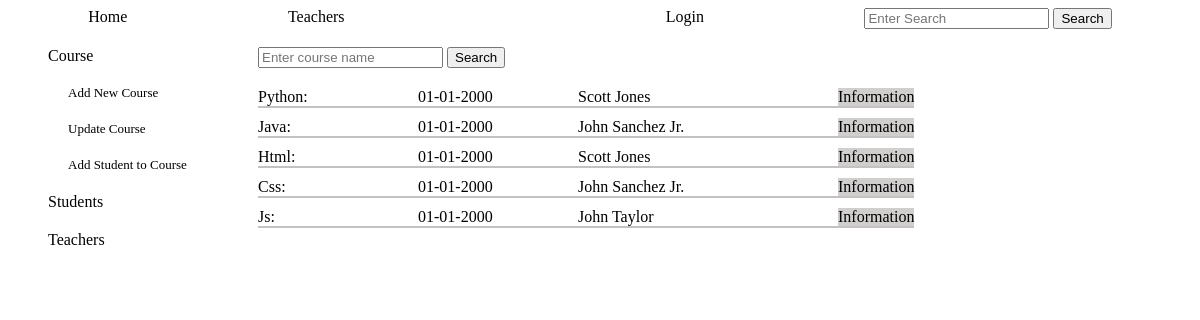
The app's page /admin_courses with its own data.
### tables this page shows
CREATE TABLE courses (
        id INTEGER PRIMARY KEY,
        name TEXT NOT NULL,
        description TEXT,
        teacher_id TEXT NOT NULL,
        start TEXT,
        day TEXT,
        time TEXT, 
        FOREIGN KEY (teacher_id) REFERENCES teachers (id)
        );

CREATE TABLE teachers (
        id INTEGER PRIMARY KEY,
        name TEXT NOT NULL,
        email TEXT NOT NULL UNIQUE,
        phone TEXT
        );

### app.py (the view, shortened to what this page needs)
@app.route('/admin_courses',methods=['GET', 'POST'])
def admin_courses(): # courses information and actions for admin
    log=check_log()
    admin_dict=chek_admin()
    form=['create']
    return render_template('admin_courses.html', log=log, admin_dict=admin_dict, course_dict='', course_attend='', attend_update='', attend_date_update='', form=form, courses_teachers=courses_teachers())

### app.py (called while the page is built)
def check_log(): #check if user is loged in or not
    log_result={}
    if "name" in session:
        link='/logout'
        log='Logout'
        log_result['link']=link
        log_result['log']=log
        return log_result
    else:
        link='/login'
        log='Login'
        log_result['link']=link
        log_result['log']=log
        return log_result

def chek_admin():#check if user is admin or not
    if "role" in session:
        if session['role']=='admin':
            admin_dict={}
            admin_dict['id']=session['id']
            admin_dict['link']=f"/administrator/{session['id']}"
            admin_dict['word']='Administrator'
            admin_dict['hello']=f"Hello {session['name']}- what do you want to do?"
            return admin_dict
        else:
            admin_dict=''
            return admin_dict

### crud.py (called while the page is built)
def read_all(table):
    return query(f"SELECT * FROM {table}")

### functions.py (called while the page is built)
def create_courses_objects(courses: list):
    courses_objects=[classes.Course(course[0], course[1], course[2], course[3], course[4], course[5], course[6] ) for course in courses]
    for c in courses_objects:
        c.start=f'{c.start[8:]}-{c.start[5:7]}-{c.start[0:4]}'
    return courses_objects

def create_teachers_objects(teachers: list):
    teachers_objects=[classes.Teacher(teacher[0], teacher[1], teacher[2], teacher[3]) for teacher in teachers]
    return teachers_objects

def courses_teachers():
    courses_teachers=[]
    for course in create_courses_objects(crud.read_all('courses')):
        for teacher in create_teachers_objects(crud.read_all('teachers')):
            if course.teacher_id==str(teacher.tid):
                course_teacher=classes.Course(course.tid, course.name, course.description, teacher.name, course.start, course.day, course.time)
                courses_teachers.append(course_teacher)
    return courses_teachers

### setup_db.py (called while the page is built)
def query(sql):
    with sqlite3.connect('students.db') as conn:
        cur=conn.cursor()
        cur.execute(sql)
        return cur.fetchall()

### templates/admin_courses.html (shortened to what this page needs)
{% include "admin_nav_courses.html" %}
    <div class="admin_courses_main">
        <div class="main_course_search">
            <div class="course_search">
                {% for f in form %}
                <form action="" method="POST">
                    <input type="text" name="search" placeholder="Enter course name">
                    <input type="submit" value="Search">
                </form>
                {% endfor %}
            </div>
            <div class="courses_list">
                {% for course in courses_teachers %}
                <div class="course_info">
                    <div class="course_name"> {{course.name}}:</div>
                    <div class="course_start">{{course.start}}</div>
                    <div class="course_teacher">{{course.teacher_id}}</div>
                    <a href="/course_info/{{course.tid}}">Information</a>
                </div>
                {% endfor %}
            </div>
        </div>
    </div>
    <div class="info_more_links">
        </div>
        <div>
        </div>
    </div>

### static/style.css (style rules this page uses)
.info_more_links { display: flex; gap: 5px; grid-row: 1; grid-column: 2; height: 18px; margin-left: 440px; }
.admin_courses_main { grid-column: 2; grid-row: 2; display: flex; }
.main_course_search { display: flex; flex-direction: column; gap:20px; }
.courses_list { display: flex; flex-direction: column; gap:10px; }
.course_info { display: flex; gap: 10px; justify-content: left; border-bottom: solid; border-width: 2px; border-color: rgb(195, 193, 193); }
.course_info>a { text-decoration: none; color: black; background-color: rgb(209, 206, 206); }
.course_name { width: 150px; }
.course_start { width:150px ; }
.course_teacher { width: 250px; }

### records on screen
courses: name "Python"
teachers: teacher_id "Scott Jones" "Scott Jones"
courses: name "Java"
teachers: teacher_id "John Sanchez Jr." "John Sanchez Jr."
courses: name "Html"
courses: name "Css"
courses: name "Js"
teachers: teacher_id "John Taylor"

### other values on screen
{{ log.log }} "Login"
{{ course.start }} "01-01-2000" "01-01-2000" "01-01-2000" "01-01-2000" "01-01-2000"
